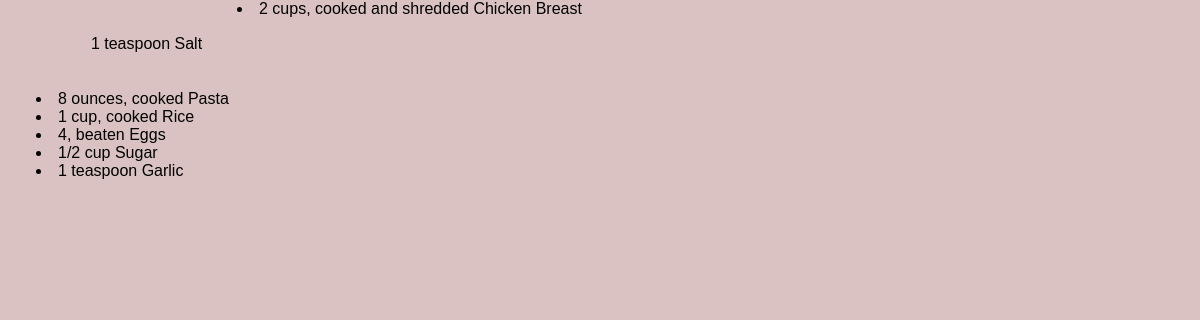
The page /ingredient/view-ingredients.php?recipe_id=1 (signed in) on the database its author committed.
### tables this page shows
CREATE TABLE IF NOT EXISTS `recipe_ingredients` (
  `recipe_ingredient_id` int NOT NULL AUTO_INCREMENT,
  `recipe_id` int DEFAULT NULL,
  `ingredient_id` int DEFAULT NULL,
  `quantity` int DEFAULT NULL,
  `unit` varchar(50) DEFAULT NULL,
  PRIMARY KEY (`recipe_ingredient_id`),
  KEY `recipe_id` (`recipe_id`),
  KEY `ingredient_id` (`ingredient_id`)
);

CREATE TABLE IF NOT EXISTS `ingredients` (
  `ingredient_id` int NOT NULL AUTO_INCREMENT,
  `name` varchar(255) NOT NULL,
  `quantity_unit` varchar(50) NOT NULL,
  PRIMARY KEY (`ingredient_id`)
);

### ingredient/view-ingredients.php (the view, shortened to what this page needs)
<!DOCTYPE html>
<html lang="en">
<head>
    <link rel="stylesheet" href="../CSS/view-recipe.css">
    <link rel="stylesheet" href="https://cdnjs.cloudflare.com/ajax/libs/font-awesome/6.2.0/css/all.min.css">
</head>
</head>
<body>
    <main>
        <section class="about">
		<div class="image">
		<div class="description">
		 <ul class="ingredients-list">
           <?php
				require_once '../security/checksession.php';
				$conn = new mysqli($hn, $un, $pw, $db);
			if (isset($_GET['recipe_id'])) {
            $recipe_id = $_GET['recipe_id'];
			$query_ingredients = "SELECT * FROM recipes r
										join recipe_ingredients ri
										on r.recipe_id = ri.recipe_id
										join ingredients i
										on ri.ingredient_id = i.ingredient_id
										where r.recipe_id = $recipe_id";
			$ingredients_result = $conn->query($query_ingredients);
			$rows_ingredients = $ingredients_result->num_rows;
            for ($k = 0; $k < $rows_ingredients; $k++){
					 $row_ingredient = $ingredients_result->fetch_array(MYSQLI_ASSOC);
                    echo <<<_END
                        <li>$row_ingredient[quantity_unit] $row_ingredient[name]</li>
                </div>
_END;
                }
            }
        ?>
        </section>
    </main>
</body>
</html>

### CSS/view-recipe.css (style rules this page uses)
body, h1, h2, p, ul, li { margin: 0; padding: 0; }
body { font-family: Arial, sans-serif; background-color: #dac2c2; }
main { min-height: 73vh; margin-left: 3%; }
.about p, ul, ol { margin-bottom: 2%; }
.image { display: flex; }
.description { margin: 3%; max-width: 50%; }
.ingredients-list { list-style: none; padding: 0; }
.ingredients-list li { margin-left: 20px; }

### rows shown on the page
recipe_ingredients: ingredient.quantity_unit "1 teaspoon", ingredient.name "Salt"
recipe_ingredients: ingredient.quantity_unit "2 cups, cooked and shredded", ingredient.name "Chicken Breast"
recipe_ingredients: ingredient.quantity_unit "8 ounces, cooked", ingredient.name "Pasta"
recipe_ingredients: ingredient.quantity_unit "1 cup, cooked", ingredient.name "Rice"
recipe_ingredients: ingredient.quantity_unit "4, beaten", ingredient.name "Eggs"
recipe_ingredients: ingredient.quantity_unit "1/2 cup", ingredient.name "Sugar"
recipe_ingredients: ingredient.quantity_unit "1 teaspoon", ingredient.name "Garlic"
